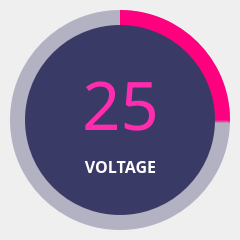
   <widget class="QFrame" name="circularProgressBar_Main_voltage">
    <property name="geometry">
     <rect>
      <x>280</x>
      <y>20</y>
      <width>240</width>
      <height>240</height>
     </rect>
    </property>
    <property name="styleSheet">
     <string notr="true">background-color: none;</string>
    </property>
    <property name="frameShape">
     <enum>QFrame::NoFrame</enum>
    </property>
    <property name="frameShadow">
     <enum>QFrame::Raised</enum>
    </property>
    <widget class="QFrame" name="circularProgress_voltage">
     <property name="geometry">
      <rect>
       <x>10</x>
       <y>10</y>
       <width>220</width>
       <height>220</height>
      </rect>
     </property>
     <property name="styleSheet">
      <string notr="true">QFrame{
	border-radius: 110px;	
	background-color: qconicalgradient(cx:0.5, cy:0.5, angle:90, stop:0.750 rgba(255, 0, 127, 255), stop:0.745 rgba(255, 255, 255, 0));
}</string>
     </property>
     <property name="frameShape">
      <enum>QFrame::StyledPanel</enum>
     </property>
     <property name="frameShadow">
      <enum>QFrame::Raised</enum>
     </property>
    </widget>
    <widget class="QFrame" name="circularBg_voltage">
     <property name="geometry">
      <rect>
       <x>10</x>
       <y>10</y>
       <width>220</width>
       <height>220</height>
      </rect>
     </property>
     <property name="styleSheet">
      <string notr="true">QFrame{
	border-radius: 110px;	
	background-color: rgba(85, 85, 127, 100);
}</string>
     </property>
     <property name="frameShape">
      <enum>QFrame::StyledPanel</enum>
     </property>
     <property name="frameShadow">
      <enum>QFrame::Raised</enum>
     </property>
    </widget>
    <widget class="QFrame" name="circularContainer_voltage">
     <property name="geometry">
      <rect>
       <x>25</x>
       <y>25</y>
       <width>190</width>
       <height>190</height>
      </rect>
     </property>
     <property name="baseSize">
      <size>
       <width>0</width>
       <height>0</height>
      </size>
     </property>
     <property name="styleSheet">
      <string notr="true">QFrame{
	border-radius: 95px;	
	background-color: rgb(58, 58, 102);
}</string>
     </property>
     <property name="frameShape">
      <enum>QFrame::StyledPanel</enum>
     </property>
     <property name="frameShadow">
      <enum>QFrame::Raised</enum>
     </property>
     <widget class="QLabel" name="label_voltage">
      <property name="geometry">
       <rect>
        <x>40</x>
        <y>130</y>
        <width>111</width>
        <height>21</height>
       </rect>
      </property>
      <property name="font">
       <font>
        <family>PlutoSansW04-Bold</family>
        <pointsize>12</pointsize>
        <weight>9</weight>
        <italic>false</italic>
        <bold>false</bold>
       </font>
      </property>
      <property name="styleSheet">
       <string notr="true">color: #FFFFFF; background-color: none;
font: 75 12pt &quot;PlutoSansW04-Bold&quot;;</string>
      </property>
      <property name="text">
       <string>&lt;html&gt;&lt;head/&gt;&lt;body&gt;&lt;p&gt;&lt;span style=&quot; font-size:12pt; font-weight:600;&quot;&gt;VOLTAGE&lt;/span&gt;&lt;/p&gt;&lt;/body&gt;&lt;/html&gt;</string>
      </property>
      <property name="alignment">
       <set>Qt::AlignCenter</set>
      </property>
     </widget>
     <widget class="QLabel" name="labelPercentage_voltage">
      <property name="geometry">
       <rect>
        <x>0</x>
        <y>30</y>
        <width>191</width>
        <height>99</height>
       </rect>
      </property>
      <property name="font">
       <font>
        <family>PlutoSansW04-Bold</family>
        <pointsize>48</pointsize>
        <weight>9</weight>
        <italic>false</italic>
        <bold>false</bold>
       </font>
      </property>
      <property name="styleSheet">
       <string notr="true">color: rgb(255, 44, 174); padding: 0px; background-color: none;
font: 75 48pt &quot;PlutoSansW04-Bold&quot;;</string>
      </property>
      <property name="text">
       <string>&lt;html&gt;&lt;head/&gt;&lt;body&gt;&lt;p align=&quot;center&quot;&gt;&lt;span style=&quot; font-size:50pt;&quot;&gt;25&lt;/span&gt;&lt;/p&gt;&lt;/body&gt;&lt;/html&gt;</string>
      </property>
      <property name="alignment">
       <set>Qt::AlignCenter</set>
      </property>
      <property name="indent">
       <number>-1</number>
      </property>
     </widget>
    </widget>
    <zorder>circularBg_voltage</zorder>
    <zorder>circularProgress_voltage</zorder>
    <zorder>circularContainer_voltage</zorder>
   </widget>
